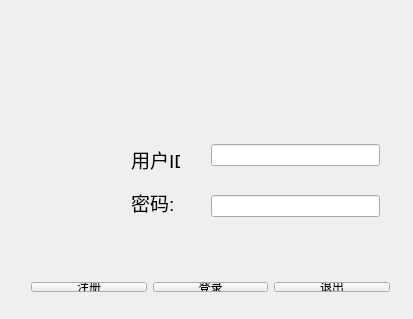
<?xml version="1.0" encoding="UTF-8"?>
<ui version="4.0">
 <class>Widget</class>
 <widget class="QWidget" name="Widget">
  <property name="geometry">
   <rect>
    <x>0</x>
    <y>0</y>
    <width>413</width>
    <height>319</height>
   </rect>
  </property>
  <property name="minimumSize">
   <size>
    <width>413</width>
    <height>319</height>
   </size>
  </property>
  <property name="maximumSize">
   <size>
    <width>413</width>
    <height>319</height>
   </size>
  </property>
  <property name="windowTitle">
   <string>QQ_by ZRL</string>
  </property>
  <widget class="QLabel" name="qq">
   <property name="enabled">
    <bool>true</bool>
   </property>
   <property name="geometry">
    <rect>
     <x>0</x>
     <y>0</y>
     <width>421</width>
     <height>121</height>
    </rect>
   </property>
   <property name="text">
    <string/>
   </property>
   <property name="pixmap">
    <pixmap resource="image.qrc">:/images/images/qq.png</pixmap>
   </property>
   <property name="scaledContents">
    <bool>false</bool>
   </property>
  </widget>
  <widget class="QLabel" name="youxi">
   <property name="geometry">
    <rect>
     <x>10</x>
     <y>130</y>
     <width>111</width>
     <height>111</height>
    </rect>
   </property>
   <property name="text">
    <string/>
   </property>
  </widget>
  <widget class="QWidget" name="layoutWidget">
   <property name="geometry">
    <rect>
     <x>120</x>
     <y>130</y>
     <width>71</width>
     <height>101</height>
    </rect>
   </property>
   <layout class="QVBoxLayout" name="info">
    <item>
     <widget class="QLabel" name="ID">
      <property name="font">
       <font>
        <pointsize>14</pointsize>
       </font>
      </property>
      <property name="text">
       <string>用户ID:</string>
      </property>
     </widget>
    </item>
    <item>
     <widget class="QLabel" name="psswd">
      <property name="enabled">
       <bool>true</bool>
      </property>
      <property name="font">
       <font>
        <pointsize>14</pointsize>
       </font>
      </property>
      <property name="text">
       <string>密码:</string>
      </property>
     </widget>
    </item>
   </layout>
  </widget>
  <widget class="QWidget" name="layoutWidget">
   <property name="geometry">
    <rect>
     <x>200</x>
     <y>110</y>
     <width>191</width>
     <height>141</height>
    </rect>
   </property>
   <layout class="QVBoxLayout" name="EditInfo">
    <item>
     <widget class="QLineEdit" name="IDEdit"/>
    </item>
    <item>
     <widget class="QLineEdit" name="pass_Edit"/>
    </item>
   </layout>
  </widget>
  <widget class="QWidget" name="layoutWidget">
   <property name="geometry">
    <rect>
     <x>20</x>
     <y>271</y>
     <width>381</width>
     <height>32</height>
    </rect>
   </property>
   <layout class="QHBoxLayout" name="Layout">
    <item>
     <widget class="QPushButton" name="registbtn">
      <property name="text">
       <string>注册</string>
      </property>
     </widget>
    </item>
    <item>
     <widget class="QPushButton" name="loginBtn">
      <property name="text">
       <string>登录</string>
      </property>
     </widget>
    </item>
    <item>
     <widget class="QPushButton" name="eixtBtn">
      <property name="text">
       <string>退出</string>
      </property>
     </widget>
    </item>
   </layout>
  </widget>
 </widget>
 <layoutdefault spacing="6" margin="11"/>
 <resources>
  <include location="image.qrc"/>
 </resources>
 <connections/>
</ui>
